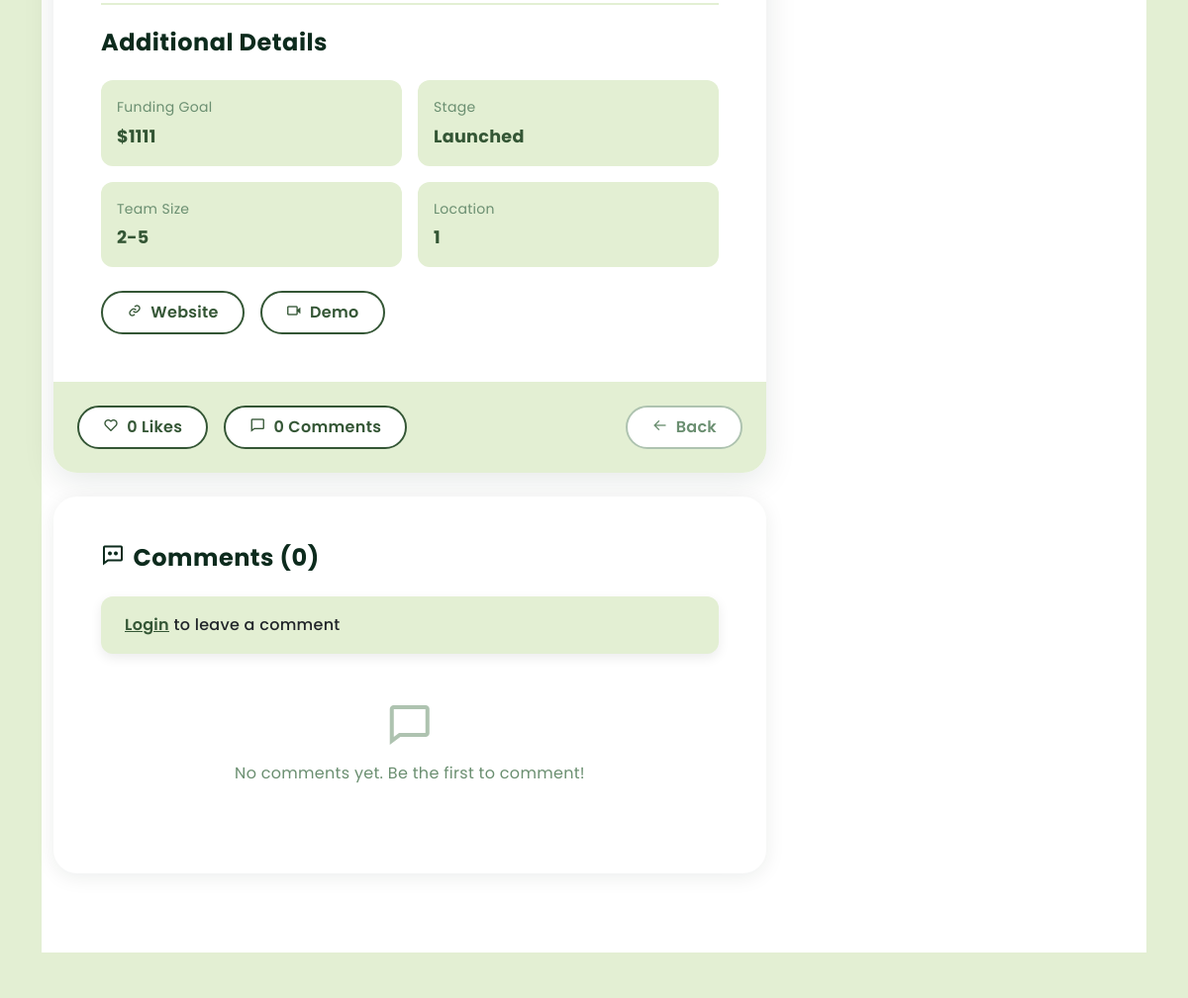
The app's page /pitch/11 (middle part), older data.
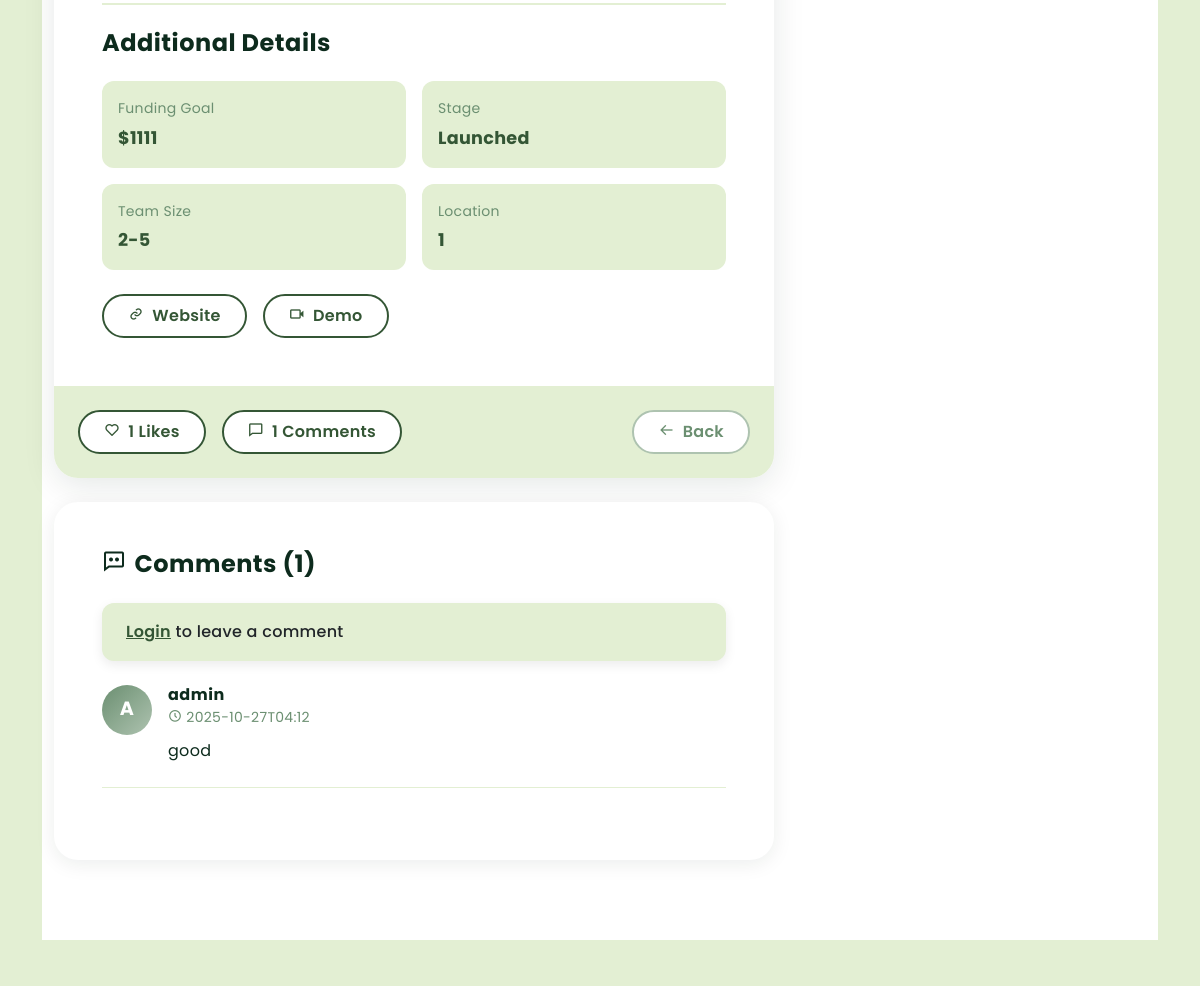
The same page, newer data.
### tables this page shows
CREATE TABLE comments (
        id INTEGER PRIMARY KEY AUTOINCREMENT,
        pitch_id INTEGER NOT NULL,
        user_id INTEGER NOT NULL,
        content TEXT NOT NULL,
        created_at TEXT NOT NULL,
        FOREIGN KEY(pitch_id) REFERENCES pitches(id) ON DELETE CASCADE,
        FOREIGN KEY(user_id) REFERENCES users(id) ON DELETE CASCADE
    );

CREATE TABLE users (id INTEGER PRIMARY KEY AUTOINCREMENT, username TEXT UNIQUE NOT NULL, password_hash TEXT NOT NULL, role TEXT NOT NULL DEFAULT "user", created_at TEXT);

### app.py (the view)
@app.route('/pitch/<int:pitch_id>')
def pitch(pitch_id):
    p = query_db('SELECT p.*, u.username, u.id as author_user_id FROM pitches p JOIN users u ON p.author_id = u.id WHERE p.id = ?', [pitch_id], one=True)
    if p is None:
        return "Pitch not found", 404
    like_count = query_db('SELECT COUNT(*) as count FROM likes WHERE pitch_id = ?', [pitch_id], one=True)['count']
    user_liked = False
    if session.get('user_id'):
        user_liked = query_db('SELECT * FROM likes WHERE pitch_id = ? AND user_id = ?',
                             [pitch_id, session['user_id']], one=True) is not None
    comments = query_db('''SELECT c.*, u.username
                          FROM comments c
                          JOIN users u ON c.user_id = u.id
                          WHERE c.pitch_id = ?
                          ORDER BY c.created_at DESC''', [pitch_id])
    return render_template('pitch.html', p=p, like_count=like_count, user_liked=user_liked, comments=comments)

### app.py (called while the page is built, shortened)
def get_db():
    db = getattr(g, '_database', None)
    if db is None:
        db = g._database = sqlite3.connect(DB_PATH)
        db.row_factory = sqlite3.Row
    return db

@app.teardown_appcontext
def close_connection(exception):
    db = getattr(g, '_database', None)
    if db is not None:
        db.close()

def query_db(query, args=(), one=False):
    cur = get_db().execute(query, args)
    rv = cur.fetchall()
    cur.close()
    return (rv[0] if rv else None) if one else rv

@app.context_processor
def inject_notification_count():
    return {'notification_count': 0, 'unread_count': 0}

### templates/pitch.html (shortened to what the changed rows need)
{% extends "base.html" %}
{% block content %}
<section style="padding: 40px 0 80px; background: white;">
  <div class="container">
    <div class="row g-4">
      <div class="col-lg-8">
        <div class="card border-0" style="border-radius: 24px; overflow: hidden; box-shadow: 0 8px 32px rgba(13, 43, 29, 0.1);">
          <div class="card-footer p-4" style="background: #E3EFD3; border-top: none;">
            <div class="d-flex justify-content-between align-items-center">
              <div class="d-flex gap-3">
                {% if session.get('user_id') %}
                <form action="{{ url_for('like_pitch', pitch_id=p['id']) }}" method="POST" style="display: inline;" id="likeForm">
                  <button type="submit" class="btn px-4 py-2" style="background: {% if user_liked %}linear-gradient(135deg, #345635, #6B8F71){% else %}white{% endif %}; color: {% if user_liked %}white{% else %}#345635{% endif %}; border: 2px solid #345635; border-radius: 50px; font-weight: 600;">
                    <i class='bx {% if user_liked %}bxs-heart{% else %}bx-heart{% endif %} me-2'></i><span id="likeCount">{{ like_count }}</span> Likes
                  </button>
                </form>
                {% else %}
                <span class="btn px-4 py-2" style="background: white; color: #345635; border: 2px solid #345635; border-radius: 50px; font-weight: 600;">
                  <i class='bx bx-heart me-2'></i>{{ like_count }} Likes
                </span>
                {% endif %}
                <span class="btn px-4 py-2" style="background: white; color: #345635; border: 2px solid #345635; border-radius: 50px; font-weight: 600;">
                  <i class='bx bx-comment me-2'></i>{{ comments|length }} Comments
                </span>
              </div>
            </div>
          </div>
        </div>
        <div class="card border-0 mt-4" style="border-radius: 24px; box-shadow: 0 4px 20px rgba(13, 43, 29, 0.08);">
          <div class="card-body p-5">
            <h4 class="fw-bold mb-4" style="color: #0D2B1D;">
              <i class='bx bx-comment-dots me-2'></i>Comments ({{ comments|length }})
            </h4>
            {% if session.get('user_id') %}
            <form action="{{ url_for('add_comment', pitch_id=p['id']) }}" method="POST" class="mb-5">
              <div class="mb-3">
                <textarea name="content" class="form-control" rows="3" placeholder="Share your thoughts..." required style="border-radius: 12px; border: 2px solid #AEC3B0;"></textarea>
              </div>
              <button type="submit" class="btn px-4 py-2" style="background: linear-gradient(135deg, #345635, #6B8F71); color: white; border: none; border-radius: 50px; font-weight: 600;">
                <i class='bx bx-send me-2'></i>Post Comment
              </button>
            </form>
            {% else %}
            <div class="alert mb-4" style="background: #E3EFD3; border: none; border-radius: 12px;">
              <a href="{{ url_for('login') }}" style="color: #345635; font-weight: 600;">Login</a> to leave a comment
            </div>
            {% endif %}
            {% if comments %}
            <div class="comments-list">
              {% for comment in comments %}
              <div class="d-flex mb-4 pb-4" style="border-bottom: 1px solid #E3EFD3;">
                <div style="width: 50px; height: 50px; border-radius: 50%; background: linear-gradient(135deg, #6B8F71, #AEC3B0); display: flex; align-items: center; justify-content: center; flex-shrink: 0; margin-right: 16px;">
                  <span class="fw-bold" style="color: white; font-size: 1.2rem;">{{ comment['username'][0].upper() }}</span>
                </div>
                <div class="flex-grow-1">
                  <div class="d-flex justify-content-between align-items-start mb-2">
                    <div>
                      <h6 class="mb-0 fw-bold" style="color: #0D2B1D;">{{ comment['username'] }}</h6>
                      <small class="text-muted">
                        <i class='bx bx-time-five me-1'></i>{{ comment['created_at'][:16] }}
                      </small>
                    </div>
                  </div>
                  <p class="mb-0" style="color: #0D2B1D; line-height: 1.6;">{{ comment['content'] }}</p>
                </div>
              </div>
              {% endfor %}
            </div>
            {% else %}
            <div class="text-center py-4">
              <i class='bx bx-comment' style="font-size: 3rem; color: #AEC3B0;"></i>
              <p class="text-muted mt-2">No comments yet. Be the first to comment!</p>
            </div>
            {% endif %}
          </div>
        </div>
      </div>
    </div>
  </div>
</section>
{% endblock %}

Row changes from the older to the newer data that the page shows:
added comments: username "A", username "admin", created_at "2025-10-27T04:12", content "good"
Text that changed along with them:
{{ like_count }}: "0" → "1"
{{ comments|length }}: "0" → "1"
text no longer shown: "No comments yet. Be the first to comment!"
